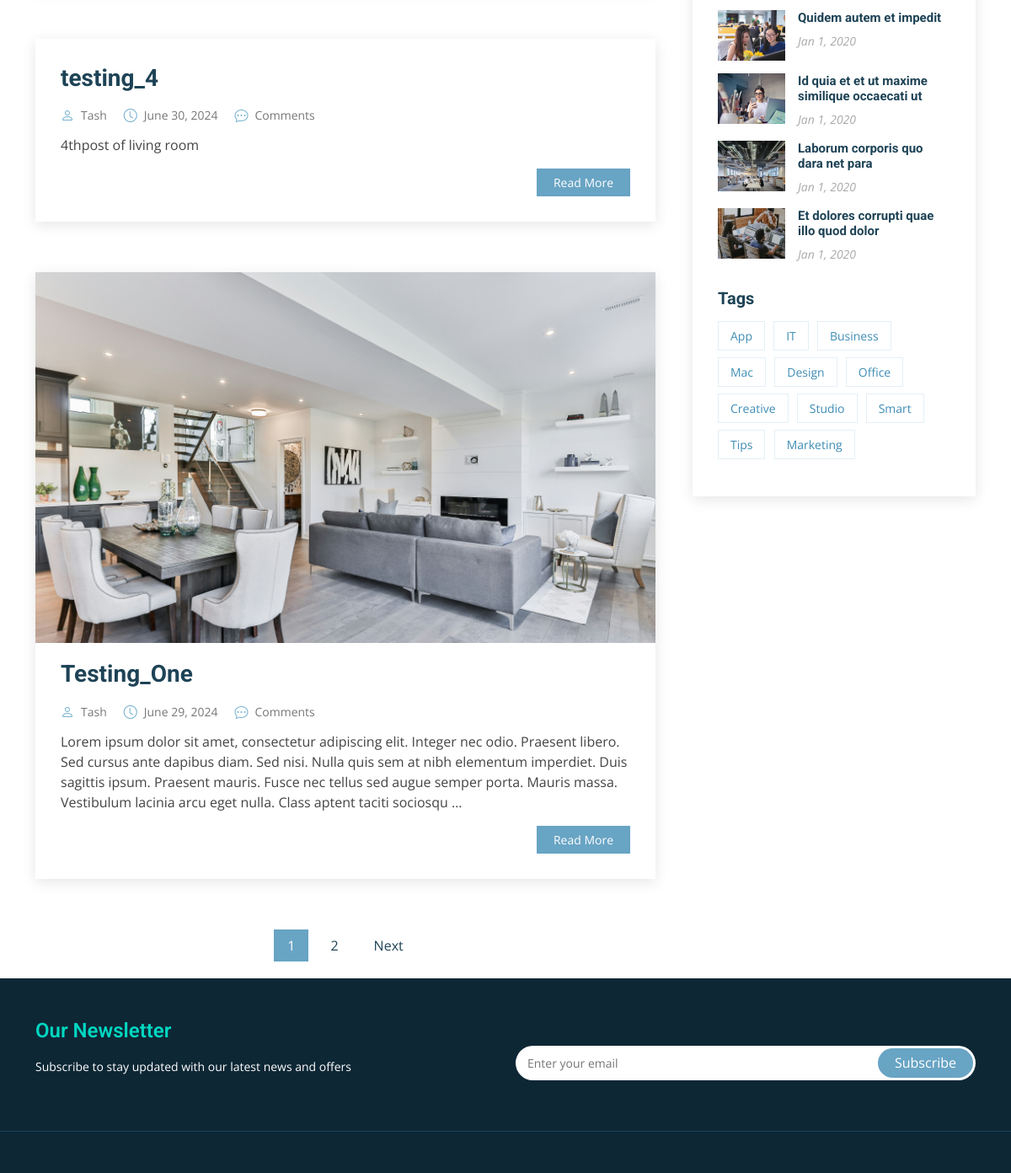
Page /blog/blog-home/ (middle part) on the earlier database version.
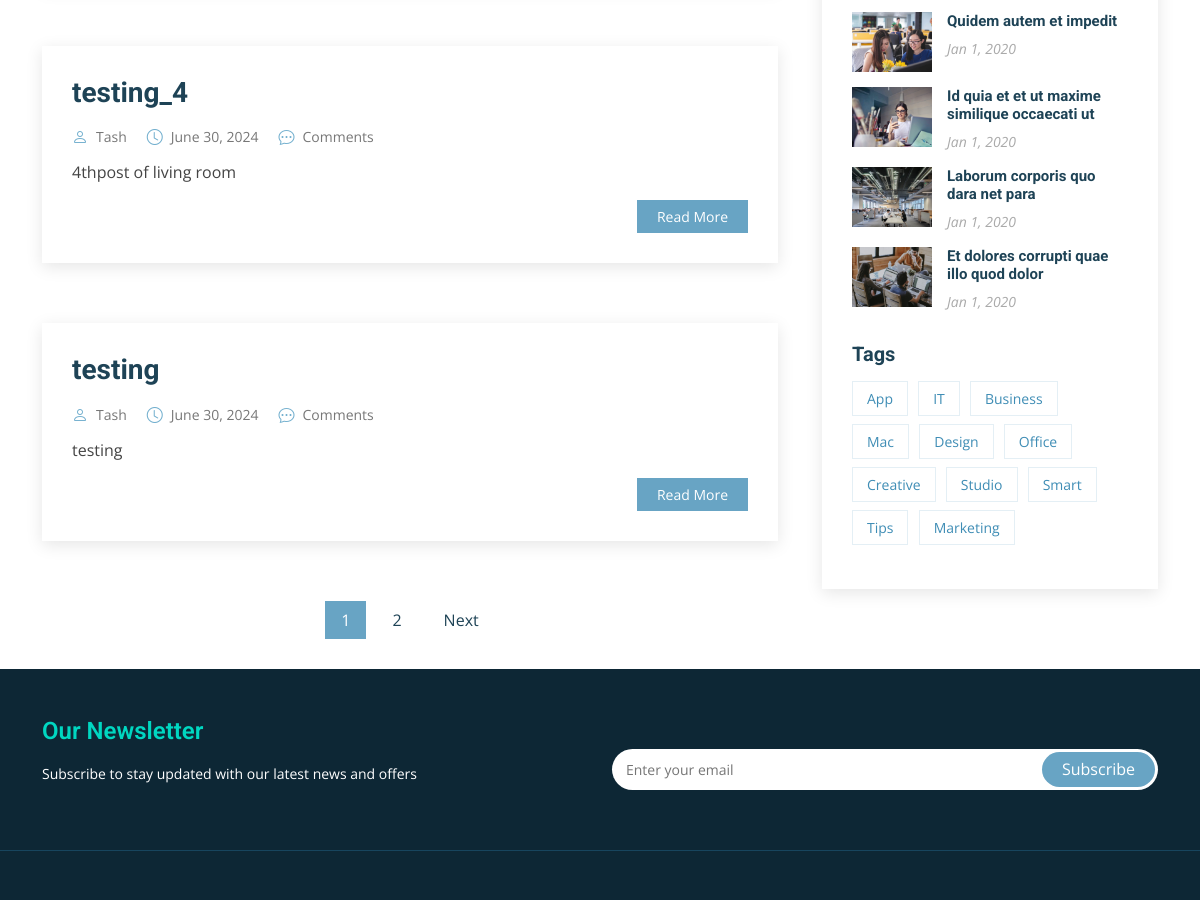
Same page on the later database version.
### blog/models.py (models this page shows)
class Article(models.Model):
    title = models.CharField(max_length=255)
    content = HTMLField()
    date = models.DateField(auto_now_add=True)
    author = models.ForeignKey(User, on_delete=models.CASCADE)
    living = models.BooleanField(default=False)
    bedroom = models.BooleanField(default=False)
    kitchen = models.BooleanField(default=False)
    bathroom = models.BooleanField(default=False)
    outdoor = models.BooleanField(default=False)
    office = models.BooleanField(default=False)
    likes = models.ManyToManyField(User, related_name='likes', blank=True)
    image = models.ImageField(upload_to='images/', blank=True, null=True)

### blog/views.py (the view)
# urls.py: path('blog-home/', BlogHome.as_view(), name='blog_home'),
class BlogHome(ListView):
    model = Article
    queryset = Article.objects.all().order_by('-date')
    template_name = 'blog/blog_home.html'
    paginate_by = 4

### blog/templates/blog/blog_home.html (shortened to what the changed rows need)
{% extends 'base.html' %}
{% load static %}
{% load tz %}
{% block content %}
<main id="main">
    <section id="blog" class="blog">
      <div class="container" data-aos="fade-up">
        <div class="row">
          <div class="col-lg-8 entries">
            {% for object in object_list %}
                <article class="entry">
                    {% if object.image %}
                        <div class="entry-img">
                            <img src="{{ object.image.url }}" alt="{{ object.title }}" class="img-fluid">
                        </div>
                    {% endif %}
                    <h2 class="entry-title">
                    <a>{{ object.title }}</a>
                    </h2>
                    <div class="entry-meta">
                        <ul>
                            <li class="d-flex align-items-center"><i class="bi bi-person"></i> <a href="#">{{ object.author.username }}</a></li>
                            <li class="d-flex align-items-center"><i class="bi bi-clock"></i> <a href="#"><time datetime="2020-01-01">{{ object.date }}</time></a></li>
                            <li class="d-flex align-items-center"><i class="bi bi-chat-dots"></i> <a href="#">{{ comment_count }} Comments</a></li>
                        </ul>
                    </div>
                    <div class="entry-content">
                    <p>
                        {{ object.content|truncatewords_html:50|safe }}
                    </p>
                    <div class="read-more">
                        <a href="{% url 'detail_article' object.id %}">Read More</a>
                    </div>
                    </div>
                </article>
            {% endfor %}
            <div class="blog-pagination">
              <ul class="justify-content-center">
                {% for num in page_obj.paginator.page_range %}
                    {% if page_obj.number == 1 %}
                        {% if num <= 3 %}
                            {% if page_obj.number == num %}
                                <li class="active"><a href="?page={{ num }}">{{ num }}</a></li>
                            {% else %}
                                <li><a href="?page={{ num }}">{{ num }}</a></li>
                            {% endif %}
                        {% endif %}
                    {% endif %}
                {% endfor %}
            </ul>
            </div>
          </div>
                   </div>
                 </div>
               </section>
             </main>
           {% endblock %}

Differences in the rows shown:
no longer on this page (row unchanged): Article: image (picture), title "Testing_One", author.username "Tash", date "June 29, 2024", content "Lorem ipsum dolor sit amet, consectetur adipiscing elit. Integer nec odio. Praesent libero. Sed cursus ante dapibus diam. Sed nisi. Nulla quis sem at nibh elementum imperdiet. Duis sagittis ipsum. Praesent mauris. Fusce nec tellus sed augue semper porta. Mauris massa. Vestibulum lacinia arcu eget nulla. Class aptent taciti sociosqu …"
added Article: title "testing", author.username "Tash", date "June 30, 2024", content "testing"
